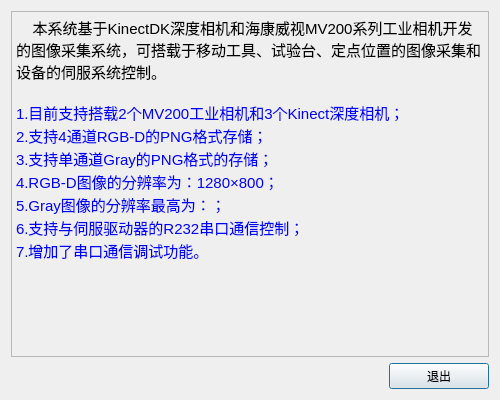
<?xml version="1.0" encoding="UTF-8"?>
<ui version="4.0">
 <class>Function_Discription</class>
 <widget class="QDialog" name="Function_Discription">
  <property name="geometry">
   <rect>
    <x>0</x>
    <y>0</y>
    <width>500</width>
    <height>400</height>
   </rect>
  </property>
  <property name="sizePolicy">
   <sizepolicy hsizetype="Fixed" vsizetype="Fixed">
    <horstretch>0</horstretch>
    <verstretch>0</verstretch>
   </sizepolicy>
  </property>
  <property name="minimumSize">
   <size>
    <width>500</width>
    <height>400</height>
   </size>
  </property>
  <property name="maximumSize">
   <size>
    <width>500</width>
    <height>400</height>
   </size>
  </property>
  <property name="windowTitle">
   <string>功能介绍</string>
  </property>
  <layout class="QVBoxLayout" name="verticalLayout">
   <item>
    <widget class="QTextEdit" name="textEdit">
     <property name="enabled">
      <bool>false</bool>
     </property>
     <property name="sizePolicy">
      <sizepolicy hsizetype="Expanding" vsizetype="Expanding">
       <horstretch>0</horstretch>
       <verstretch>0</verstretch>
      </sizepolicy>
     </property>
     <property name="html">
      <string>&lt;!DOCTYPE HTML PUBLIC &quot;-//W3C//DTD HTML 4.0//EN&quot; &quot;http://www.w3.org/TR/REC-html40/strict.dtd&quot;&gt;
&lt;html&gt;&lt;head&gt;&lt;meta name=&quot;qrichtext&quot; content=&quot;1&quot; /&gt;&lt;style type=&quot;text/css&quot;&gt;
p, li { white-space: pre-wrap; }
&lt;/style&gt;&lt;/head&gt;&lt;body style=&quot; font-family:'Ubuntu'; font-size:11pt; font-weight:400; font-style:normal;&quot;&gt;
&lt;p style=&quot; margin-top:0px; margin-bottom:0px; margin-left:0px; margin-right:0px; -qt-block-indent:0; text-indent:0px;&quot;&gt;&lt;span style=&quot; font-family:'SimSun'; color:#000000;&quot;&gt;    本系统基于KinectDK深度相机和海康威视MV200系列工业相机开发的图像采集系统，可搭载于移动工具、试验台、定点位置的图像采集和设备的伺服系统控制。&lt;/span&gt;&lt;/p&gt;
&lt;p style=&quot;-qt-paragraph-type:empty; margin-top:0px; margin-bottom:0px; margin-left:0px; margin-right:0px; -qt-block-indent:0; text-indent:0px; font-family:'SimSun';&quot;&gt;&lt;br /&gt;&lt;/p&gt;
&lt;p style=&quot; margin-top:0px; margin-bottom:0px; margin-left:0px; margin-right:0px; -qt-block-indent:0; text-indent:0px;&quot;&gt;&lt;span style=&quot; font-family:'SimSun'; color:#0000ff;&quot;&gt;1.目前支持搭载2个MV200工业相机和3个Kinect深度相机；&lt;/span&gt;&lt;/p&gt;
&lt;p style=&quot; margin-top:0px; margin-bottom:0px; margin-left:0px; margin-right:0px; -qt-block-indent:0; text-indent:0px;&quot;&gt;&lt;span style=&quot; font-family:'SimSun'; color:#0000ff;&quot;&gt;2.支持4通道RGB-D的PNG格式存储；&lt;/span&gt;&lt;/p&gt;
&lt;p style=&quot; margin-top:0px; margin-bottom:0px; margin-left:0px; margin-right:0px; -qt-block-indent:0; text-indent:0px;&quot;&gt;&lt;span style=&quot; font-family:'SimSun'; color:#0000ff;&quot;&gt;3.支持单通道Gray的PNG格式的存储；&lt;/span&gt;&lt;/p&gt;
&lt;p style=&quot; margin-top:0px; margin-bottom:0px; margin-left:0px; margin-right:0px; -qt-block-indent:0; text-indent:0px;&quot;&gt;&lt;span style=&quot; font-family:'SimSun'; color:#0000ff;&quot;&gt;4.RGB-D图像的分辨率为：1280×800；&lt;/span&gt;&lt;/p&gt;
&lt;p style=&quot; margin-top:0px; margin-bottom:0px; margin-left:0px; margin-right:0px; -qt-block-indent:0; text-indent:0px;&quot;&gt;&lt;span style=&quot; font-family:'SimSun'; color:#0000ff;&quot;&gt;5.Gray图像的分辨率最高为：；&lt;/span&gt;&lt;/p&gt;
&lt;p style=&quot; margin-top:0px; margin-bottom:0px; margin-left:0px; margin-right:0px; -qt-block-indent:0; text-indent:0px;&quot;&gt;&lt;span style=&quot; font-family:'SimSun'; color:#0000ff;&quot;&gt;6.支持与伺服驱动器的R232串口通信控制；&lt;/span&gt;&lt;/p&gt;
&lt;p style=&quot; margin-top:0px; margin-bottom:0px; margin-left:0px; margin-right:0px; -qt-block-indent:0; text-indent:0px;&quot;&gt;&lt;span style=&quot; font-family:'SimSun'; color:#0000ff;&quot;&gt;7.增加了串口通信调试功能。&lt;/span&gt;&lt;/p&gt;
&lt;p style=&quot;-qt-paragraph-type:empty; margin-top:0px; margin-bottom:0px; margin-left:0px; margin-right:0px; -qt-block-indent:0; text-indent:0px; font-family:'SimSun';&quot;&gt;&lt;br /&gt;&lt;/p&gt;&lt;/body&gt;&lt;/html&gt;</string>
     </property>
    </widget>
   </item>
   <item>
    <layout class="QHBoxLayout" name="horizontalLayout">
     <item>
      <spacer name="horizontalSpacer">
       <property name="orientation">
        <enum>Qt::Horizontal</enum>
       </property>
       <property name="sizeHint" stdset="0">
        <size>
         <width>40</width>
         <height>20</height>
        </size>
       </property>
      </spacer>
     </item>
     <item>
      <widget class="QPushButton" name="pushButton_2">
       <property name="sizePolicy">
        <sizepolicy hsizetype="Fixed" vsizetype="Fixed">
         <horstretch>0</horstretch>
         <verstretch>0</verstretch>
        </sizepolicy>
       </property>
       <property name="minimumSize">
        <size>
         <width>100</width>
         <height>0</height>
        </size>
       </property>
       <property name="text">
        <string>退出</string>
       </property>
      </widget>
     </item>
    </layout>
   </item>
  </layout>
 </widget>
 <resources/>
 <connections/>
</ui>
